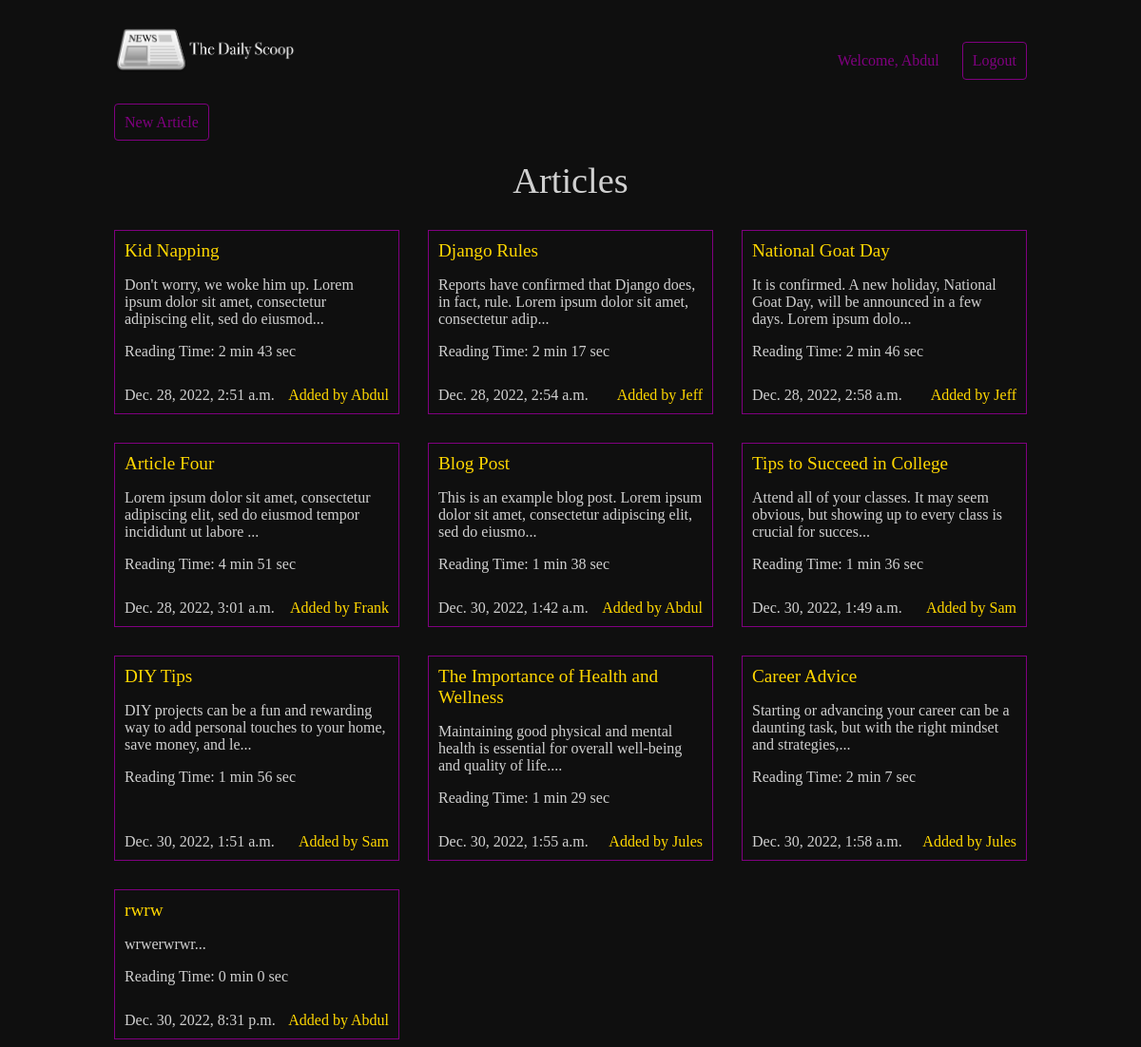
Screenshot of /articles/ (signed in) with the database file from the repository.
### articles/models.py (models this page shows, shortened)
class Article(models.Model):
  title = models.CharField(max_length=128)
  slug = models.SlugField(max_length=128)
  body = models.TextField()
  date = models.DateTimeField(auto_now_add=True)
  thumbnail = models.ImageField(default='default.png', blank=True)
  author = models.ForeignKey(User, default=None, on_delete=models.SET_DEFAULT)
  wordCount = models.IntegerField(default=0)
  def snippet(self):
    return self.body[:100] + "..."
  def readingTime(self):
    time = int(self.wordCount / 238 * 60)
    minutes = time // 60
    seconds = time % 60
    return f"{minutes} min {seconds} sec"

### articles/views.py (the view)
# urls.py: path('', views.article_list, name='list'), #home page of the articles app
def article_list(req):
  articles = Article.objects.all().order_by('date')
  return render(req, 'articles/article_list.html', {'articles': articles})

### articles/templates/articles/article_list.html
{% extends 'base.html' %}
{% block content %}
<div><a href="{% url 'articles:create' %}" class="highlight">New Article</a></div>
<h1>Articles</h1>
<div class="articles">
  {% for article in articles %}
  <div class="article">
    <h2><a class="title" href="{% url 'articles:detail' slug=article.slug%}">{{ article.title }}</a></h2>
    <p>{{ article.snippet }}</p>
    <p class="date">{{ article.date }}</p>
    <p class="time">Reading Time: {{ article.readingTime }}</p>
    <p class="author">Added by {{ article.author.username }}</p>
  </div>
  {% endfor %}
</div>
{% endblock %}

### templates/base.html (shortened to what this page needs)
{% load static %}
<!DOCTYPE html>
<html>
  <head>
    <link rel="stylesheet" href="{% static 'style.css' %}">
  </head>
  <body>
    <header class="wrapper">
      <h1><a href="{% url 'home' %}"><img src="{% static 'logo.png' %}" style="width: 40%;"></a></h1>
      <nav>
        <ul>
          {% if user.is_authenticated %}
          <li><span>Welcome, {{ user.username }}</span></li>
          <li>
            <form class="logout-link" action="{% url 'accounts:logout' %}" method="post">
              <button type="submit">Logout</button>
            </form>
          </li>
          {% else %}
            <li><a href="{% url 'accounts:login' %}">Login</a></li>
            <li><a href="{% url 'accounts:signup' %}">Sign Up</a></li>
          {% endif %}
        </ul>
      </nav>
    </header>
    <div class="wrapper">
      {% block content %}
      {% endblock %}
    </div>
  </body>
</html>

### assets/style.css (style rules this page uses)
body { background-color: #0f0f0f; background-repeat: no-repeat; color: rgb(208, 208, 208); }
body * { font-family: Ubuntu; }
h1, h2, h3, h4, h5 { font-weight: normal; margin: 0; }
a, a:visited { color: purple; text-decoration: none; }
a.title { color:gold; }
.wrapper { max-width: 960px; margin: 0 auto; }
div.wrapper h1 { text-align: center; margin: 30px auto; font-size: 2.4em; }
header { display: grid; grid-template-columns: 1fr 1fr; padding: 20px 0; }
nav { justify-self: end; color: purple; }
nav li { display: inline-block; margin-left: 20px }
nav button { background: none; color: purple; cursor: pointer; font-size: 1em; border: 1px solid purple; padding: 10px; border-radius: 4px; }
.articles { display: grid; grid-template-columns: 1fr 1fr 1fr; grid-gap: 30px; }
.article { padding: 10px; border: 1px solid purple; position: relative; padding-bottom: 40px; }
.article h2 { font-size: 1.2em; color: gold }
.article .date { padding: 10px; position: absolute; left: 0; bottom: 0; margin: 0; }
.article .author { padding: 10px; position: absolute; right: 0; bottom: 0; margin: 0; color: gold; }
a.highlight { border: 1px solid; padding: 10px; border-radius: 4px; }

### rows the page displays
Article: title "Kid Napping", snippet "Don't worry, we woke him up. Lorem ipsum dolor sit amet, consectetur adipiscing elit, sed do eiusmod...", date "Dec. 28, 2022, 2:51 a.m.", readingTime "2 min 43 sec", author.username "Abdul"
Article: title "Django Rules", snippet "Reports have confirmed that Django does, in fact, rule. Lorem ipsum dolor sit amet, consectetur adip...", date "Dec. 28, 2022, 2:54 a.m.", readingTime "2 min 17 sec", author.username "Jeff"
Article: title "National Goat Day", snippet "It is confirmed. A new holiday, National Goat Day, will be announced in a few days. Lorem ipsum dolo...", date "Dec. 28, 2022, 2:58 a.m.", readingTime "2 min 46 sec", author.username "Jeff"
Article: title "Article Four", snippet "Lorem ipsum dolor sit amet, consectetur adipiscing elit, sed do eiusmod tempor incididunt ut labore ...", date "Dec. 28, 2022, 3:01 a.m.", readingTime "4 min 51 sec", author.username "Frank"
Article: title "Blog Post", snippet "This is an example blog post. Lorem ipsum dolor sit amet, consectetur adipiscing elit, sed do eiusmo...", date "Dec. 30, 2022, 1:42 a.m.", readingTime "1 min 38 sec", author.username "Abdul"
Article: title "Tips to Succeed in College", snippet "Attend all of your classes. It may seem obvious, but showing up to every class is crucial for succes...", date "Dec. 30, 2022, 1:49 a.m.", readingTime "1 min 36 sec", author.username "Sam"
Article: title "DIY Tips", snippet "DIY projects can be a fun and rewarding way to add personal touches to your home, save money, and le...", date "Dec. 30, 2022, 1:51 a.m.", readingTime "1 min 56 sec", author.username "Sam"
Article: title "The Importance of Health and Wellness", snippet "Maintaining good physical and mental health is essential for overall well-being and quality of life....", date "Dec. 30, 2022, 1:55 a.m.", readingTime "1 min 29 sec", author.username "Jules"
Article: title "Career Advice", snippet "Starting or advancing your career can be a daunting task, but with the right mindset and strategies,...", date "Dec. 30, 2022, 1:58 a.m.", readingTime "2 min 7 sec", author.username "Jules"
Article: title "rwrw", snippet "wrwerwrwr...", date "Dec. 30, 2022, 8:31 p.m.", readingTime "0 min 0 sec", author.username "Abdul"

### other values shown
{{ user.username }} "Abdul"
